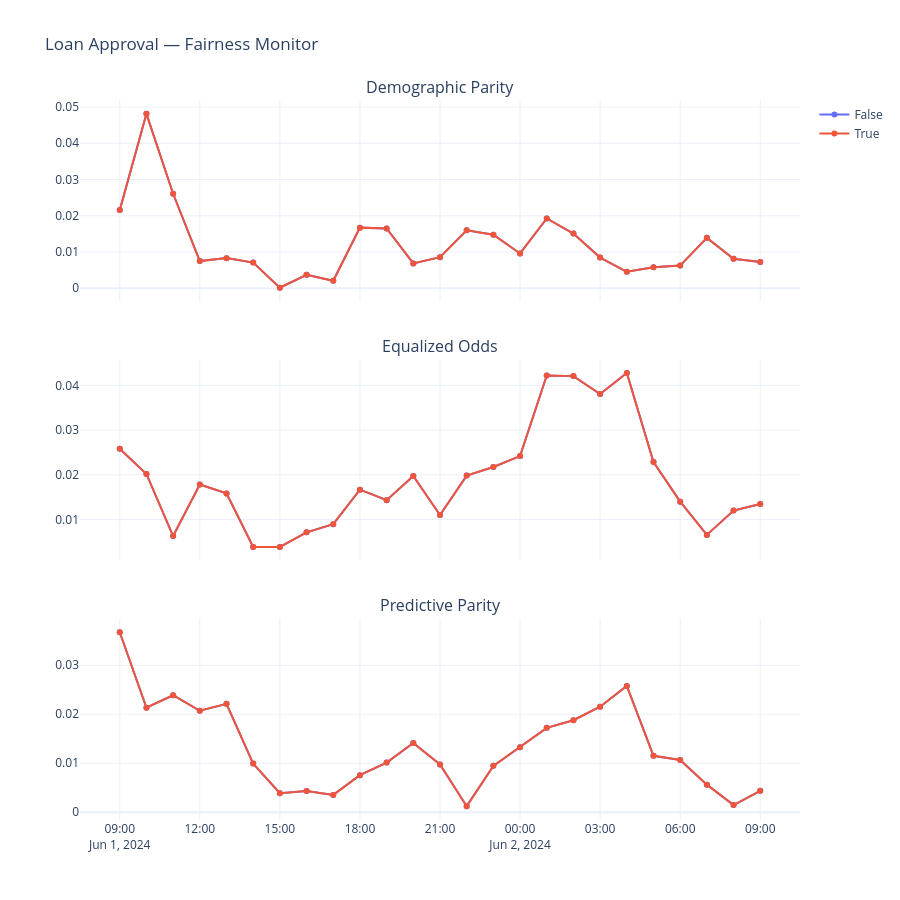

Notebook cell for this chart:
### Markdown cell above
### 4d. Multi-metric summary

### Code cell
fig = dashboard.summary_plot(
    history,
    metrics=["demographic_parity", "equalized_odds", "predictive_parity"],
    group_col="gender",
)
fig.show()
